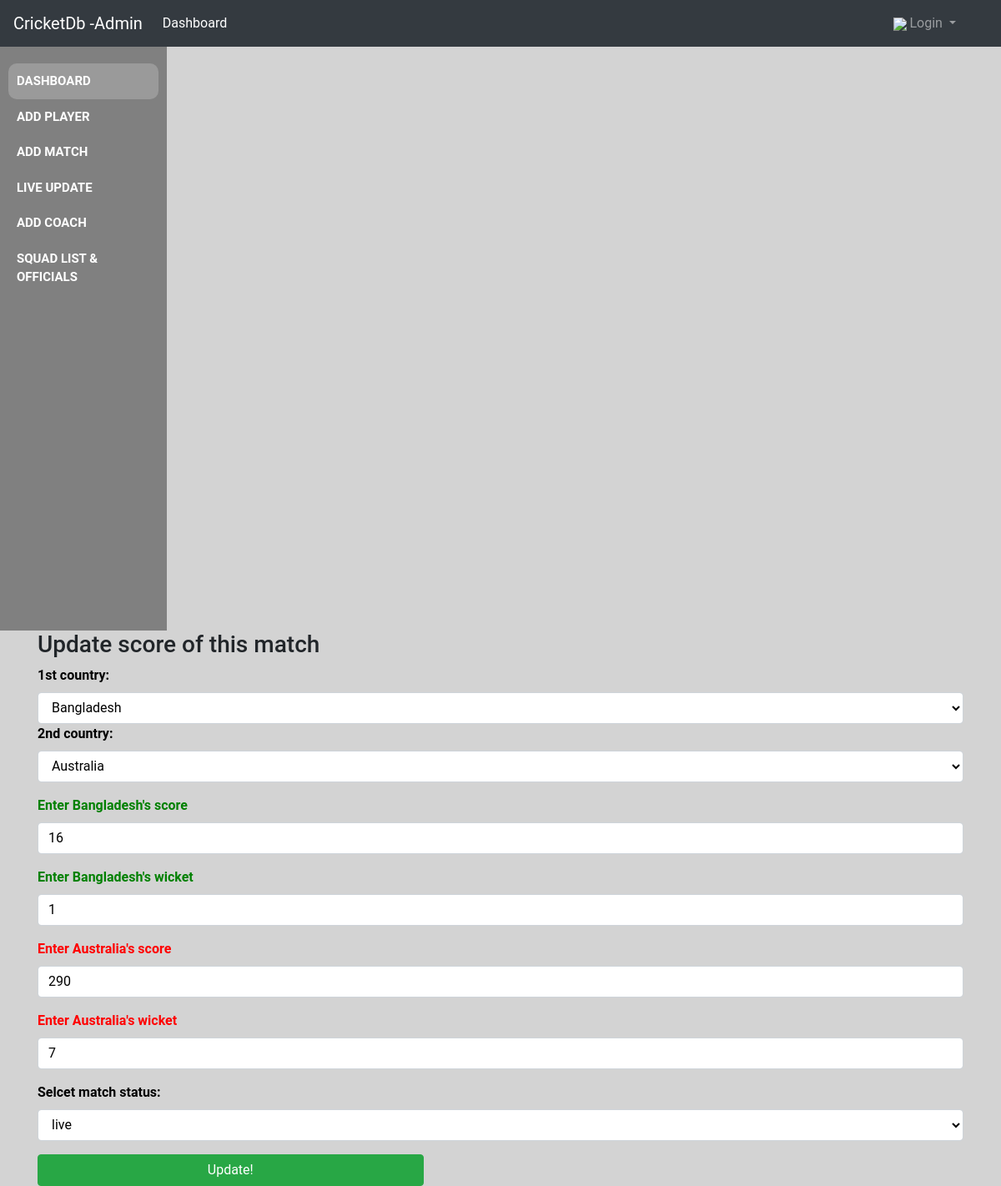
Screenshot of /views/admin/updatematch.php?edit=1 with the database file from the repository.
### tables this page shows
CREATE TABLE `cricket_match` (
  `m_id` int(11) NOT NULL,
  `1st_team` int(11) NOT NULL,
  `1st_team_score` decimal(10,0) NOT NULL,
  `1st_team_wicket` decimal(10,0) NOT NULL,
  `2nd_team` int(11) NOT NULL,
  `2nd_team_score` decimal(10,0) NOT NULL,
  `2nd_team_wicket` decimal(10,0) NOT NULL,
  `status` varchar(10) NOT NULL
);

### views/admin/updatematch.php (the view, shortened to what this page needs)
<?php
    include('adminNav.php');
?>
<?php
    if (isset($_GET['edit'])) {
        $match_id = $_GET['edit'];
        $retive_match = "SELECT *, (SELECT c.country_name FROM country c where cm.1st_team=c.country_id) 1st_country,(SELECT c.country_name FROM country c where cm.2nd_team=c.country_id) 2nd_country,cm.status FROM cricket_match cm WHERE cm.m_id = '$match_id'";
        $sqlrun = mysqli_query($conn,$retive_match);
        $post = mysqli_fetch_assoc($sqlrun);
    }
?>
<div class="container">
    <h3>Update score of this match</h3>
    <form action="" method="POST">
    <div class="form-group">
               <label for="genres" class="mt-2 mb-2" style="color:black;">1st country:</label>
                  <select class="form-control"  id=""  style="color: black;">
                        <option value="" disabled selected><?php echo $post['1st_country']; ?></option>
                  </select>
                  <label for="genres" style="color:black;">2nd country:</label>
                  <select class="form-control"  id=""  style="color: black;">
                        <option value="" disabled selected><?php echo $post['2nd_country']; ?></option>
                  </select>
            </div>
            <div class="form-group mt-1">
               <label for="bookPrice" style="color:green">Enter <?php echo $post['1st_country']; ?>'s score</label>
                <input class="form-control" type="number" name="1st_team_score" id="bookPrice"  onfocus="this.placeholder=''" onblur="this.placeholder='Enter score!'" placeholder="Enter the score."  style=" color: black;" value="<?php echo $post['1st_team_score'] ?>" min='0'>
            </div>
            <div class="form-group mt-1">
               <label for="bookPrice" style="color:green">Enter <?php echo $post['1st_country']; ?>'s wicket</label>
                <input class="form-control" type="number" name="1st_team_wicket" id="bookPrice"  onfocus="this.placeholder=''" onblur="this.placeholder='Enter wicket!'" placeholder="Enter the wicket"  style=" color: black;" value="<?php echo $post['1st_team_wicket'] ?>" min='0'>
            </div>
            <div class="form-group mt-1">
               <label for="bookPrice" style="color:red">Enter <?php echo $post['2nd_country']; ?>'s score</label>
                <input class="form-control" type="number" name="2nd_team_score" id="bookPrice"  onfocus="this.placeholder=''" onblur="this.placeholder='Enter score!'" placeholder="Enter the score."  style=" color: black;" value="<?php echo $post['2nd_team_score'] ?>" min='0'>
            </div>
            <div class="form-group mt-1">
               <label for="bookPrice" style="color:red">Enter <?php echo $post['2nd_country']; ?>'s wicket</label>
                <input class="form-control" type="number" name="2nd_team_wicket" id="bookPrice"  onfocus="this.placeholder=''" onblur="this.placeholder='Enter wicket!'" placeholder="Enter the wicket"  style=" color: black;" value="<?php echo $post['2nd_team_wicket'] ?>" min='0'>
            </div>
            <div class="form-group">
               <label for="genres" style="color:black;">Selcet match status:</label>
                  <select class="form-control" name="status" id=""  style="color: black;">
                        <option value="<?php echo $post['status'] ?>" selected style="background-color:white;"><?php echo $post['status']; ?></option>
                  </select>
            </div>
            <button type="submit" class="btn btn-success col-md-5" name="update" >Update!</button>
        </form>
</div>

### assets/css/custom.css (style rules this page uses)
body { background-color: lightgray; }
label { font-weight: bold; }
body { margin: 0; font-family: 'Roboto', sans-serif; }
h1,h2,h3,h4,h5,h6 { margin: 0; }

### rows the page displays
cricket_match: 1st_team_score "16", 1st_team_wicket "1", 2nd_team_score "290", 2nd_team_wicket "7", status "live"

### other values shown
$post['1st_country'] "Bangladesh"
$post['2nd_country'] "Australia"
form field value "Bangladesh"
form field value "Australia"
